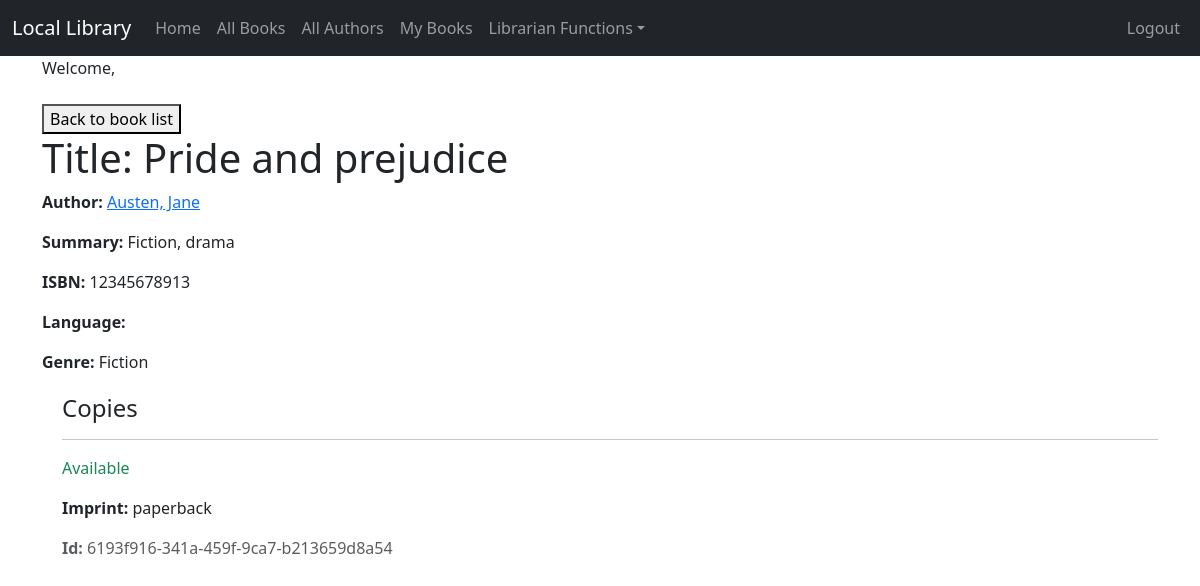
Before: /book_detail/3 (signed in) with the older database file.
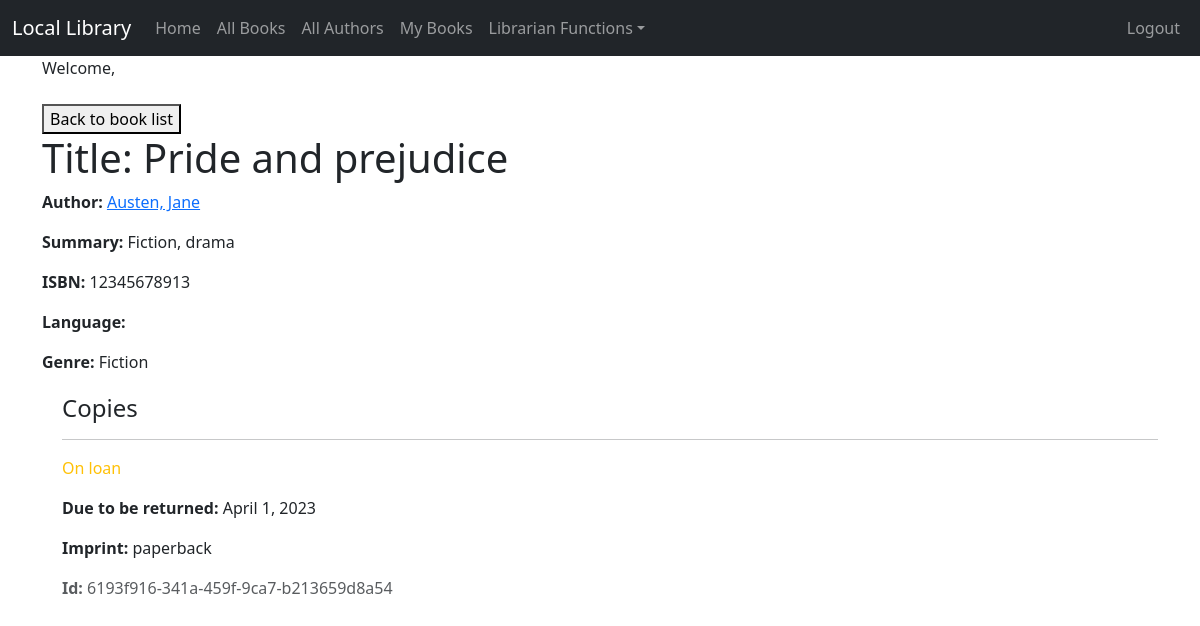
After: the same page with the newer database file.
### catalog/models.py (models this page shows, shortened)
class BookInstance(models.Model):
    id = models.UUIDField(primary_key=True, default=uuid.uuid4,
                          help_text='Unique ID for this particular book across whole library')
    book = models.ForeignKey('Book', on_delete=models.RESTRICT, null=True)
    imprint = models.CharField(max_length=200)
    due_back = models.DateField(null=True, blank=True)
    LOAN_STATUS = (
        ('m', 'Maintenance'), ('o', 'On loan'), ('a', 'Available'), ('r', 'Reserved'),
    )
    status = models.CharField(
        max_length=1,
        choices=LOAN_STATUS,
        blank=True,
        default='m',
        help_text='Book availability',
    )
    borrower = models.ForeignKey(User,
        on_delete=models.SET_NULL, null=True, blank=True)
    class Meta:
        ordering = ['due_back']

### catalog/views.py (the view)
# urls.py: path('book_detail/<int:pk>', views.BookDetailView.as_view(), name='book_detail'),
class BookDetailView(LoginRequiredMixin, generic.DetailView):
    model = Book

### catalog/models.py (called while the page is built)
    def __str__(self):
        return self.name

    def get_absolute_url(self):
        return reverse('author_detail', args=[str(self.id)])

    def __str__(self):
        return f'{self.last_name}, {self.first_name}'

### catalog/templates/catalog/book_detail.html (shortened to what this page needs)
{% extends "catalog/base.html" %}
{% block content %}
    <button><a class="nav-link" href="{% url 'book_list' %}">Back to book list</a></button>
  <h1>Title: {{ book.title }}</h1>
  <p><strong>Author:</strong> <a href="{{ book.author.get_absolute_url }}">{{ book.author }}</a></p>
  <p><strong>Summary:</strong> {{ book.summary }}</p>
  <p><strong>ISBN:</strong> {{ book.isbn }}</p>
  <p><strong>Language:</strong> {{ book.language }}</p>
  <p><strong>Genre:</strong> {{ book.genre.all|join:", " }}</p>
  <div style="margin-left:20px;margin-top:20px">
    <h4>Copies</h4>
    {% if book.bookinstance_set.exists %}
         {% for copy in book.bookinstance_set.all %}
          <hr>
          <p class="{% if copy.status == 'a' %}text-success{% elif copy.status == 'm' %}text-danger{% else %}text-warning{% endif %}">
            {{ copy.get_status_display }}
          </p>
          {% if copy.status != 'a' %}
            <p><strong>Due to be returned:</strong> {{ copy.due_back }}</p>
          {% endif %}
          <p><strong>Imprint:</strong> {{ copy.imprint }}</p>
          <p class="text-muted"><strong>Id:</strong> {{ copy.id }}</p>
        {% endfor %}
    {% else %}
          <p>No Copies Available</p>
    {% endif %}
  </div>
{% endblock %}

Changed rows visible on the page:
changed BookInstance "paperback": status "Available" → "On loan"; due_back (not shown) → "April 1, 2023"
